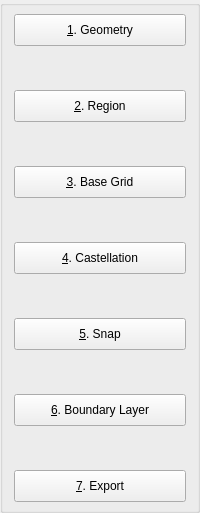
         <widget class="QGroupBox" name="navigation">
          <layout class="QVBoxLayout" name="horizontalLayout_2">
           <property name="spacing">
            <number>6</number>
           </property>
           <property name="topMargin">
            <number>8</number>
           </property>
           <property name="bottomMargin">
            <number>8</number>
           </property>
           <item>
            <widget class="FlatPushButton" name="geometryStep">
             <property name="minimumSize">
              <size>
               <width>0</width>
               <height>32</height>
              </size>
             </property>
             <property name="text">
              <string>&amp;1. Geometry</string>
             </property>
             <property name="checkable">
              <bool>true</bool>
             </property>
             <attribute name="buttonGroup">
              <string notr="true">stepButtons</string>
             </attribute>
            </widget>
           </item>
           <item>
            <widget class="QLabel" name="label_54">
             <property name="sizePolicy">
              <sizepolicy hsizetype="Fixed" vsizetype="Fixed">
               <horstretch>0</horstretch>
               <verstretch>0</verstretch>
              </sizepolicy>
             </property>
             <property name="minimumSize">
              <size>
               <width>32</width>
               <height>32</height>
              </size>
             </property>
             <property name="maximumSize">
              <size>
               <width>32</width>
               <height>32</height>
              </size>
             </property>
             <property name="text">
              <string/>
             </property>
             <property name="pixmap">
              <pixmap resource="../../../resource.qrc">:/icons/chevron-forward.svg</pixmap>
             </property>
             <property name="scaledContents">
              <bool>true</bool>
             </property>
            </widget>
           </item>
           <item>
            <widget class="FlatPushButton" name="regionStep">
             <property name="minimumSize">
              <size>
               <width>0</width>
               <height>32</height>
              </size>
             </property>
             <property name="text">
              <string>&amp;2. Region</string>
             </property>
             <property name="checkable">
              <bool>true</bool>
             </property>
             <attribute name="buttonGroup">
              <string notr="true">stepButtons</string>
             </attribute>
            </widget>
           </item>
           <item>
            <widget class="QLabel" name="label_55">
             <property name="sizePolicy">
              <sizepolicy hsizetype="Fixed" vsizetype="Fixed">
               <horstretch>0</horstretch>
               <verstretch>0</verstretch>
              </sizepolicy>
             </property>
             <property name="minimumSize">
              <size>
               <width>32</width>
               <height>32</height>
              </size>
             </property>
             <property name="maximumSize">
              <size>
               <width>32</width>
               <height>32</height>
              </size>
             </property>
             <property name="text">
              <string/>
             </property>
             <property name="pixmap">
              <pixmap resource="../../../resource.qrc">:/icons/chevron-forward.svg</pixmap>
             </property>
             <property name="scaledContents">
              <bool>true</bool>
             </property>
            </widget>
           </item>
           <item>
            <widget class="FlatPushButton" name="baseGridStep">
             <property name="minimumSize">
              <size>
               <width>0</width>
               <height>32</height>
              </size>
             </property>
             <property name="text">
              <string>&amp;3. Base Grid</string>
             </property>
             <property name="checkable">
              <bool>true</bool>
             </property>
             <attribute name="buttonGroup">
              <string notr="true">stepButtons</string>
             </attribute>
            </widget>
           </item>
           <item>
            <widget class="QLabel" name="label_57">
             <property name="sizePolicy">
              <sizepolicy hsizetype="Fixed" vsizetype="Fixed">
               <horstretch>0</horstretch>
               <verstretch>0</verstretch>
              </sizepolicy>
             </property>
             <property name="minimumSize">
              <size>
               <width>32</width>
               <height>32</height>
              </size>
             </property>
             <property name="maximumSize">
              <size>
               <width>32</width>
               <height>32</height>
              </size>
             </property>
             <property name="text">
              <string/>
             </property>
             <property name="pixmap">
              <pixmap resource="../../../resource.qrc">:/icons/chevron-forward.svg</pixmap>
             </property>
             <property name="scaledContents">
              <bool>true</bool>
             </property>
            </widget>
           </item>
           <item>
            <widget class="FlatPushButton" name="castellationStep">
             <property name="minimumSize">
              <size>
               <width>0</width>
               <height>32</height>
              </size>
             </property>
             <property name="text">
              <string>&amp;4. Castellation</string>
             </property>
             <property name="checkable">
              <bool>true</bool>
             </property>
             <attribute name="buttonGroup">
              <string notr="true">stepButtons</string>
             </attribute>
            </widget>
           </item>
           <item>
            <widget class="QLabel" name="label_59">
             <property name="sizePolicy">
              <sizepolicy hsizetype="Fixed" vsizetype="Fixed">
               <horstretch>0</horstretch>
               <verstretch>0</verstretch>
              </sizepolicy>
             </property>
             <property name="minimumSize">
              <size>
               <width>32</width>
               <height>32</height>
              </size>
             </property>
             <property name="maximumSize">
              <size>
               <width>32</width>
               <height>32</height>
              </size>
             </property>
             <property name="text">
              <string/>
             </property>
             <property name="pixmap">
              <pixmap resource="../../../resource.qrc">:/icons/chevron-forward.svg</pixmap>
             </property>
             <property name="scaledContents">
              <bool>true</bool>
             </property>
            </widget>
           </item>
           <item>
            <widget class="FlatPushButton" name="snapStep">
             <property name="minimumSize">
              <size>
               <width>0</width>
               <height>32</height>
              </size>
             </property>
             <property name="text">
              <string>&amp;5. Snap</string>
             </property>
             <property name="checkable">
              <bool>true</bool>
             </property>
             <attribute name="buttonGroup">
              <string notr="true">stepButtons</string>
             </attribute>
            </widget>
           </item>
           <item>
            <widget class="QLabel" name="label_58">
             <property name="sizePolicy">
              <sizepolicy hsizetype="Fixed" vsizetype="Fixed">
               <horstretch>0</horstretch>
               <verstretch>0</verstretch>
              </sizepolicy>
             </property>
             <property name="minimumSize">
              <size>
               <width>32</width>
               <height>32</height>
              </size>
             </property>
             <property name="maximumSize">
              <size>
               <width>32</width>
               <height>32</height>
              </size>
             </property>
             <property name="text">
              <string/>
             </property>
             <property name="pixmap">
              <pixmap resource="../../../resource.qrc">:/icons/chevron-forward.svg</pixmap>
             </property>
             <property name="scaledContents">
              <bool>true</bool>
             </property>
            </widget>
           </item>
           <item>
            <widget class="FlatPushButton" name="boundaryLayerStep">
             <property name="minimumSize">
              <size>
               <width>0</width>
               <height>32</height>
              </size>
             </property>
             <property name="text">
              <string>&amp;6. Boundary Layer</string>
             </property>
             <property name="checkable">
              <bool>true</bool>
             </property>
             <attribute name="buttonGroup">
              <string notr="true">stepButtons</string>
             </attribute>
            </widget>
           </item>
           <item>
            <widget class="QLabel" name="label_56">
             <property name="sizePolicy">
              <sizepolicy hsizetype="Fixed" vsizetype="Fixed">
               <horstretch>0</horstretch>
               <verstretch>0</verstretch>
              </sizepolicy>
             </property>
             <property name="minimumSize">
              <size>
               <width>32</width>
               <height>32</height>
              </size>
             </property>
             <property name="maximumSize">
              <size>
               <width>32</width>
               <height>32</height>
              </size>
             </property>
             <property name="text">
              <string/>
             </property>
             <property name="pixmap">
              <pixmap resource="../../../resource.qrc">:/icons/chevron-forward.svg</pixmap>
             </property>
             <property name="scaledContents">
              <bool>true</bool>
             </property>
            </widget>
           </item>
           <item>
            <widget class="FlatPushButton" name="exportStep">
             <property name="minimumSize">
              <size>
               <width>0</width>
               <height>32</height>
              </size>
             </property>
             <property name="text">
              <string>&amp;7. Export</string>
             </property>
             <property name="checkable">
              <bool>true</bool>
             </property>
             <attribute name="buttonGroup">
              <string notr="true">stepButtons</string>
             </attribute>
            </widget>
           </item>
          </layout>
         </widget>
